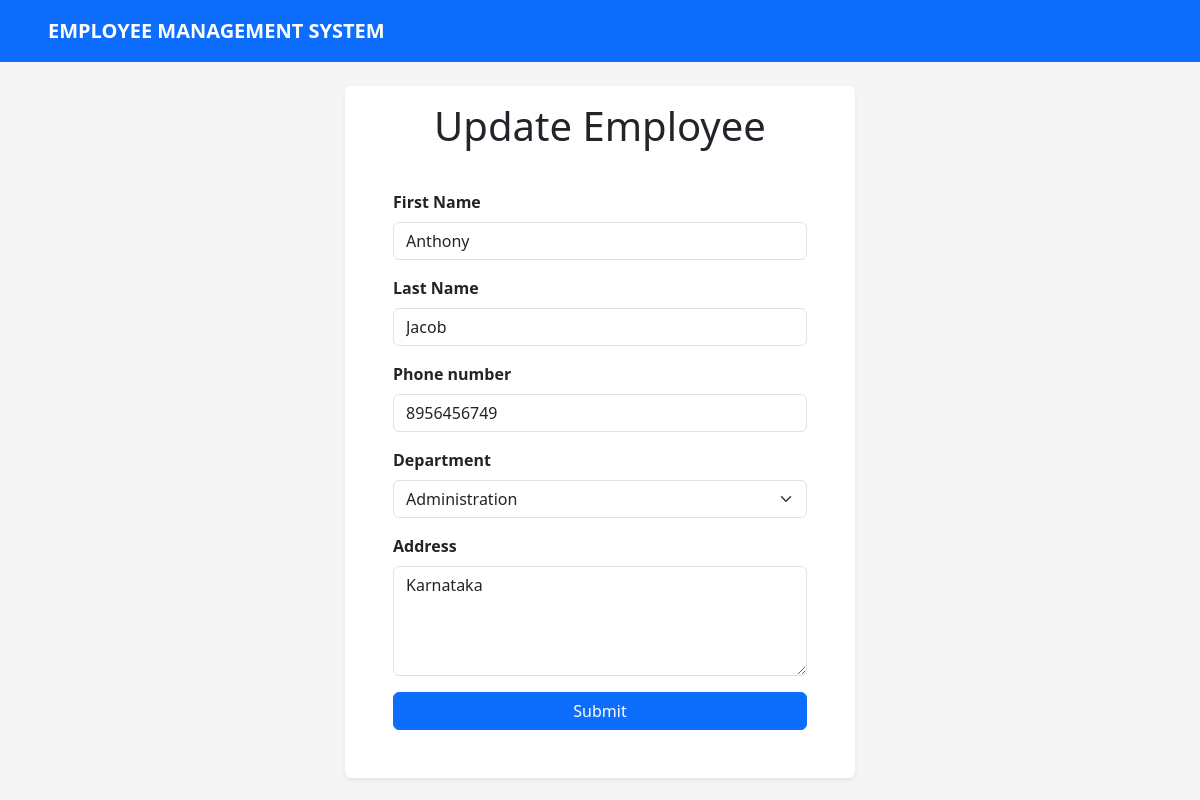
Page /edit_employee/18 on the committed database.
### employeeapp/models.py (models this page shows)
class User(AbstractUser):
    user_type=models.CharField(choices=user_types,max_length=10,default="admin")

class Employee(models.Model):
    phone_number=models.BigIntegerField()
    address=models.TextField(max_length=1024)
    department=models.CharField(choices=departments,max_length=40)
    user=models.ForeignKey(User,on_delete=models.CASCADE)

### employeeapp/views.py (the view)
# urls.py: path("edit_employee/<int:id>",edit_employee,name="edit_employee"),
def edit_employee(request,id):
    employee=Employee.objects.get(user_id=id)
    user=User.objects.get(id=id)
    emp_id=id
    if request.method=="POST":
        user_form=UserForm(request.POST,instance=user)
        employee_form=EmployeeForm(request.POST,instance=employee)
        if user_form.is_valid() and employee_form.is_valid():
            user_form.save()
            employee_form.save()
            return JsonResponse({"success":True})
        else:
            return JsonResponse({"success":False,"errors":employee_form.errors},status=400)
    else:
        user_form=UserForm(instance=user)
        employee_form=EmployeeForm(instance=employee)
        return render(request,"edit_employee.html",{"user_form":user_form,"employee_form":employee_form,"emp_id":emp_id})

### employeeapp/forms.py (shortened to what this page needs)
class UserForm(forms.ModelForm):
    confirm_password=forms.CharField(required=False,max_length=100,widget=forms.PasswordInput(attrs={"class":"form-control"}))
    password=forms.CharField(required=False,max_length=100,widget=forms.PasswordInput(attrs={"class":"form-control"}))
    email=forms.EmailField(required=False,max_length=100,widget=forms.EmailInput(attrs={"class":"form-control"}))
    class Meta:
        model=User
        fields=["first_name","last_name","email","password"]
        widgets={
            "first_name":forms.TextInput(attrs={"class":"form-control"}),
            "last_name":forms.TextInput(attrs={"class":"form-control"}),
        }

class EmployeeForm(forms.ModelForm):
    class Meta:
        model=Employee
        fields=["phone_number","department","address"]
        widgets={
            "phone_number":forms.NumberInput(attrs={"class":"form-control"}),
            "department":forms.Select(attrs={"class":"form-select"}),
            "address":forms.Textarea(attrs={"class":"form-control","rows":4})
        }

### employeeapp/templates/edit_employee.html (shortened to what this page needs)
{% load static %}
<!DOCTYPE html>
<html lang="en">
<head>
    <link rel="stylesheet" href="https://cdnjs.cloudflare.com/ajax/libs/bootstrap/5.3.3/css/bootstrap.min.css">
    <link rel="stylesheet" href="{% static 'css/styles.css' %}">
</head>
<body class="min-vh-100  registration-page">
    <nav class="nav bg-primary py-3 px-2 px-lg-5">
        <ul class="nav h-100">
            <li class="nav-item fs-5 h-100"><a href="/" class="text-white text-decoration-none fw-semibold h-100">EMPLOYEE MANAGEMENT SYSTEM</a></li>
        </ul>
    </nav>
    <div class="d-flex  justify-content-center align-items-center mt-4 mx-2 mb-5">
        <form id="update-form"  method="post" class="p-5 pt-3 bg-white rounded-2 shadow-sm">
            <h1 class="mb-4 text-center">Update Employee</h1>
            <div class="d-flex flex-column mb-3">
                <label for="email" class="mb-2 fw-semibold">{{user_form.first_name.label | title }}</label>
                {{user_form.first_name}}
            </div>
            <div class="d-flex flex-column mb-3">
                <label for="email" class="mb-2 fw-semibold">{{user_form.last_name.label | title}} </label>
                {{user_form.last_name}}
            </div>
            <div class="d-flex flex-column mb-3">
                <label for="department" class="mb-2 fw-semibold">{{employee_form.phone_number.label}} </label>
                {{employee_form.phone_number}}
            </div>
            <div class="d-flex flex-column mb-3">
               <label for="department" class="mb-2 fw-semibold">{{employee_form.department.label}} </label>
                {{employee_form.department}}
            </div>
            <div class="d-flex flex-column mb-3">
                <label for="address" class="mb-2 fw-semibold">{{employee_form.address.label}}</label>
                {{employee_form.address}}
            </div>
            <input type="submit" class="btn btn-primary w-100">
        </form>
    </div>
</body>
</html>

### employeeapp/static/css/styles.css (style rules this page uses)
body { background-color: #F5F5F5 }
.nav-item { font-size: 17px; }
#registration-form,#update-form { width:510px }

### rows in the picture
User: first_name "Anthony", last_name "Jacob"
Employee: phone_number "8956456749", department "Administration", address "Karnataka"

### other values in the picture
{{ user_form.first_name.label | title }} "First Name"
{{ user_form.last_name.label | title }} "Last Name"
{{ employee_form.phone_number.label }} "Phone number"
{{ employee_form.department.label }} "Department"
{{ employee_form.address.label }} "Address"
